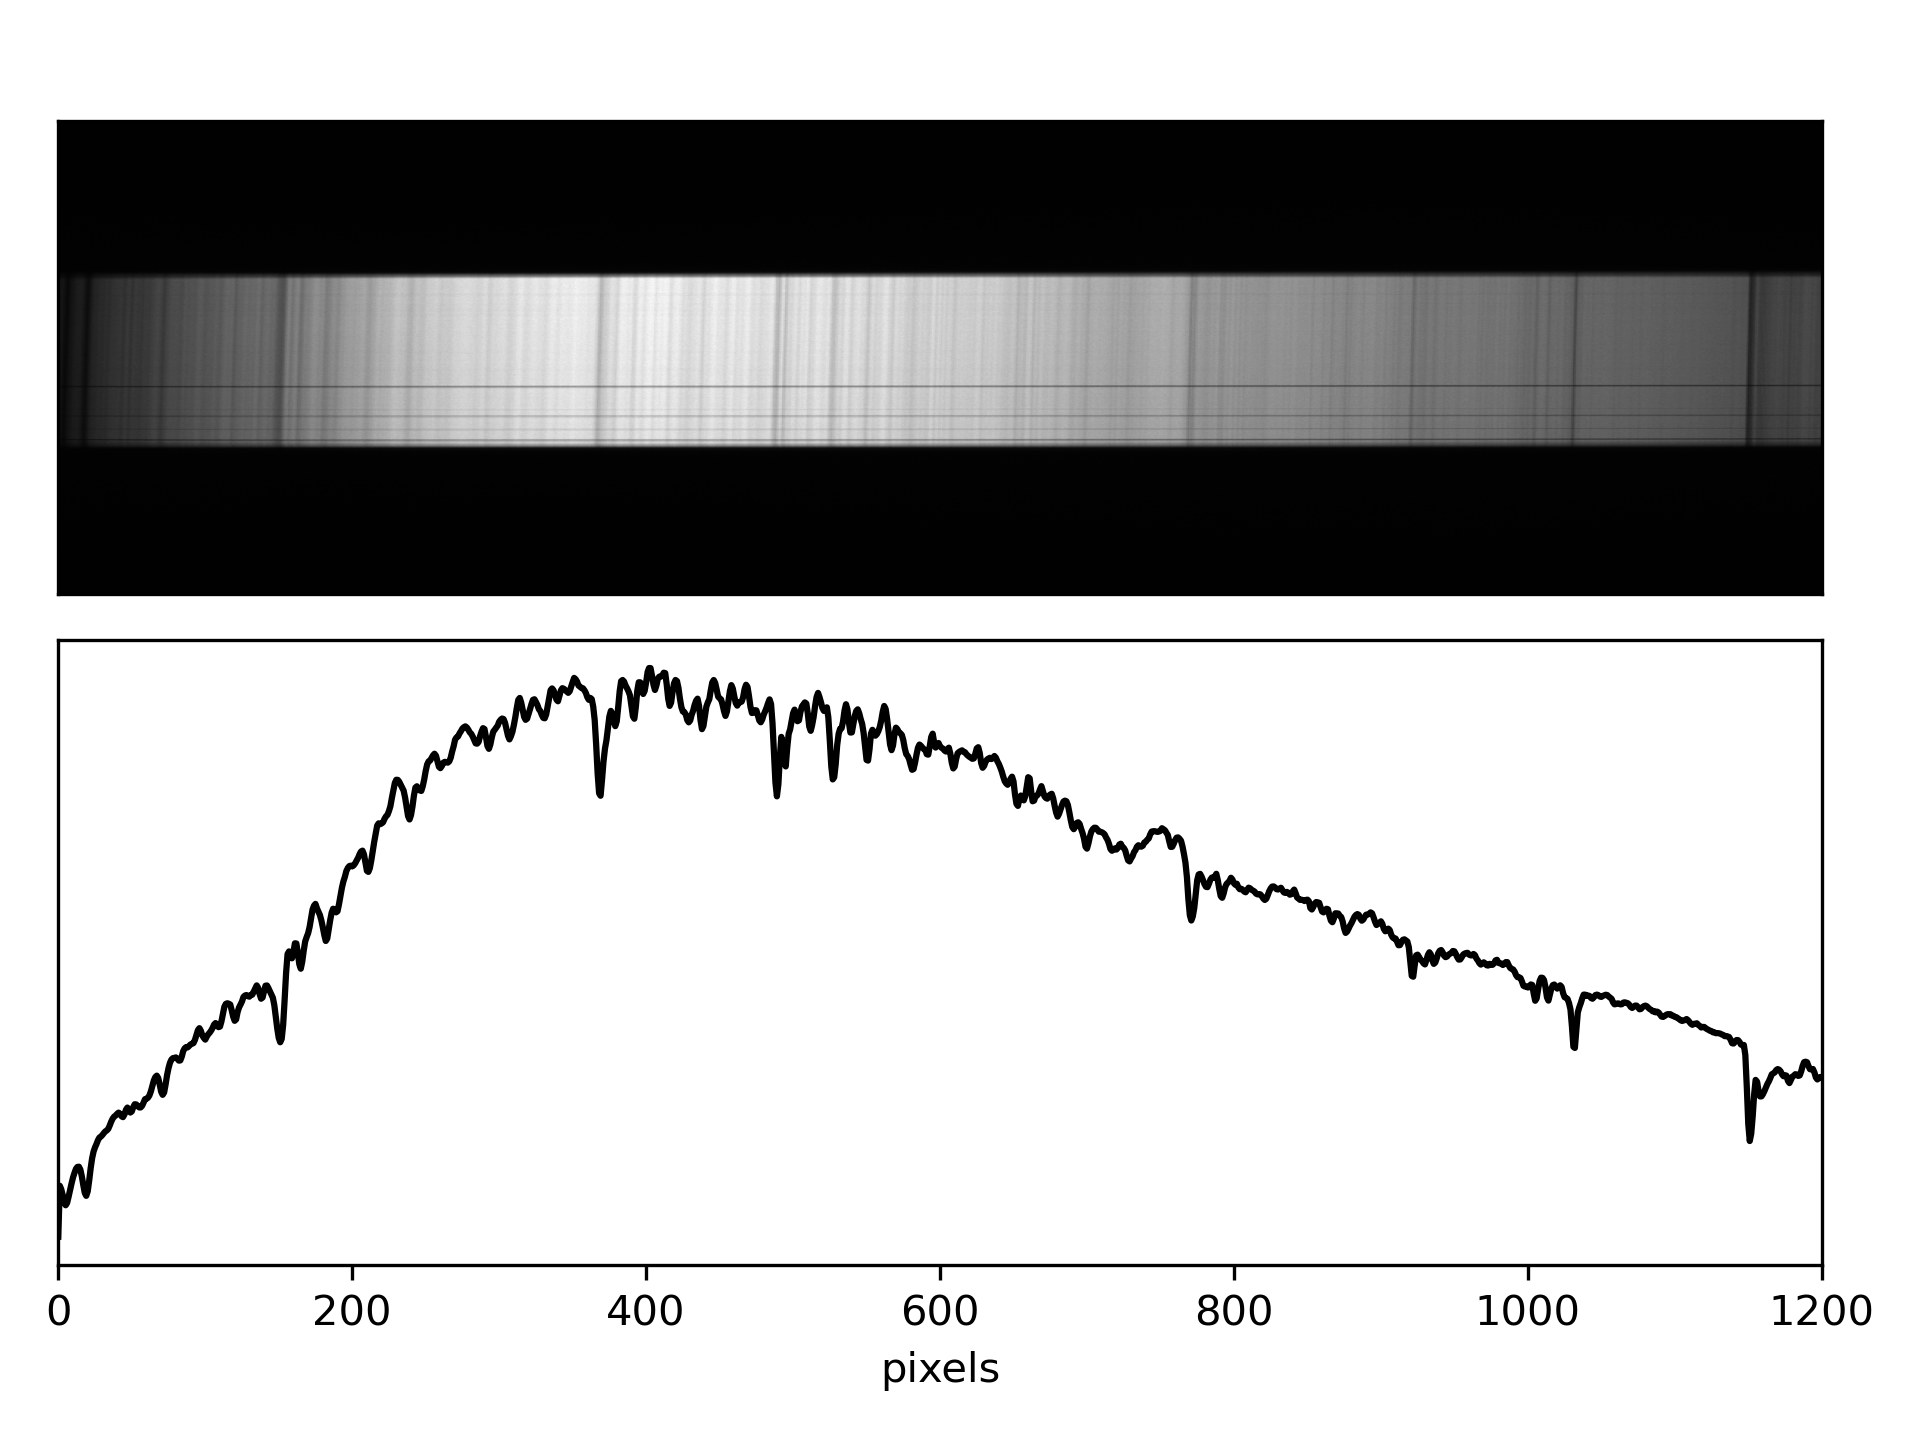

Reproduce this figure in Python.
from astropy.io import fits
import numpy as np 
import scipy
import matplotlib.pyplot as plt
from matplotlib import gridspec

data = fits.getdata('Sky_angles/Sky_angles/06deg-001.fit')

prof = np.sum(data, axis=0)[0:1201]

fig, (ax1, ax2) = plt.subplots(2, 1, width_ratios=[2], sharex=False)
ax1.imshow(data, cmap='gray', aspect=0.31)
ax1.set_yticks([])
ax1.set_xlim(0,1200)
ax1.set_xticks([])
ax2.plot(prof, color='black')
ax2.set_yticks([])
plt.tight_layout()
plt.xlabel('pixels')
plt.xlim(0,1200)
plt.tight_layout()

plt.savefig('1dreductie.png', dpi=300)

from neon_lines import pixel_peaks, neon_lines, result
from normalize import Normalize

meting = Normalize('06', '010')
x_0, y_0 = meting.isolate(645,670)
meting.mask_peak(656,0.5)
meting.smooth_function(10)
meting.curve_fit()
x,y = meting.normalize()

plt.figure()
plt.subplot(1,2,1)
plt.plot(pixel_peaks, np.array(neon_lines)/10, 'o', color = 'black')
plt.plot(pixel_peaks, result.best_fit / 10,color='black')
plt.title('a')
plt.xlabel('pixels')
plt.ylabel('golflengte (nm)')

plt.subplot(2,2,2)
plt.plot(x_0,y_0, color='black')
plt.title('b')
plt.xlabel('golflengte (nm)')
plt.ylabel('intensiteit')

plt.subplot(2,2,4)
plt.plot(x,y,color='black')
plt.title('c')
plt.xlabel('golflengte (nm)')
plt.ylabel('intensiteit')

plt.savefig('neon_en_norm.png', dpi=300)

plt.tight_layout()
